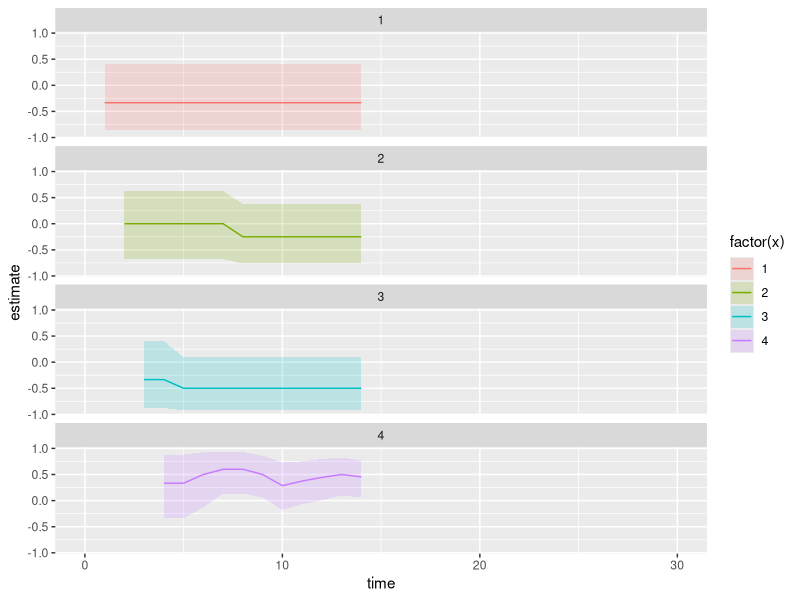

Here is the R script that generated this plot:
library(tidyverse)
library(foreach)

n_x <- 4
truth <- data.frame(x = 1:n_x,
                    pi1 = seq(.2, .8, by = .2),
                    pi2 = seq(.8, .2, by = -.2))
prior <- data.frame(x = 1:n_x,
                    alpha1 = 1,
                    beta1 = 1,
                    alpha2 = 1,
                    beta2 = 1)

draw_data <- function(x_val) {
  data.frame(x = x_val) %>%
    left_join(truth, by = "x") %>%
    mutate(y1 = rbinom(1,1,pi1),
           y2 = rbinom(1,1,pi2)) %>%
    select(x,y1,y2)
}

draw_posterior <- function(data) {
  posterior <- prior %>%
    left_join(data %>%
                group_by(x) %>%
                summarize(y1_yes = sum(y1),
                          y1_no = sum(1 - y1),
                          y2_yes = sum(y2),
                          y2_no = sum(1 - y2),
                          .groups = "drop"),
              by = "x") %>%
    mutate(alpha1_post = alpha1 + y1_yes,
           beta1_post = beta1 + y1_no,
           alpha2_post = alpha2 + y2_yes,
           beta2_post = beta2 + y2_no,
           pi1_post = rbeta(n(), alpha1_post, beta1_post),
           pi2_post = rbeta(n(), alpha2_post, beta2_post))
}

choose_highest <- function(posterior_draw) {
  posterior_draw %>%
    mutate(difference = pi1_post - pi2_post) %>%
    arrange(-difference) %>%
    slice_head(n = 1)
}

# Draw initial data
data <- foreach(i = 1:n_x, .combine = "rbind") %do% draw_data(x_val = i)

index <- 1
while (index <= 10) {
  # Draw a posterior
  posterior <- draw_posterior(data)
  # Pick the highest
  highest <- choose_highest(posterior)
  # Draw new data
  data <- data %>%
    bind_rows(draw_data(highest$x))
  index <- index + 1
}

# Visualize posteriors over time
n_sims <- 1e3
posterior_parameters <- data %>%
  mutate(time = 1:n()) %>%
  group_by(x) %>%
  mutate(posterior_alpha1 = 1 + cumsum(y1),
         posterior_alpha2 = 1 + cumsum(y2),
         posterior_beta1 = 1 + cumsum(1 - y1),
         posterior_beta2 = 1 + cumsum(1 - y2)) %>%
  ungroup() %>%
  mutate(estimate = posterior_alpha1 / (posterior_alpha1 + posterior_beta1) -
           posterior_alpha2 / (posterior_alpha2 + posterior_beta2))

posterior_ci <- foreach(i = 1:nrow(posterior_parameters), .combine = "rbind") %do% {
  sim1 <- rbeta(n_sims, 
                posterior_parameters$posterior_alpha1[i],
                posterior_parameters$posterior_beta1[i])
  sim2 <- rbeta(n_sims, 
                posterior_parameters$posterior_alpha2[i],
                posterior_parameters$posterior_beta2[i])
  sim <- sim1 - sim2
  return(data.frame(ci.min = quantile(sim, .025),
                    ci.max = quantile(sim, .975)))
}
rownames(posterior_ci) <- NULL
posterior_parameters %>%
  bind_cols(posterior_ci) %>%
  right_join(data.frame(x = rep(1:n_x, each = nrow(data)), 
                        time = rep(1:nrow(data), n_x)),
             by = c("x","time")) %>%
  select(x, time, estimate, ci.min, ci.max) %>%
  group_by(x) %>%
  arrange(x, time) %>%
  fill(estimate, ci.min, ci.max) %>%
  ggplot(aes(x = time, y = estimate,
             color = factor(x), fill = factor(x),
             ymin = ci.min, ymax = ci.max)) +
  geom_line() +
  geom_ribbon(alpha = .2, color = NA) +
  facet_wrap(~x, ncol = 1) +
  xlim(c(0,30))
